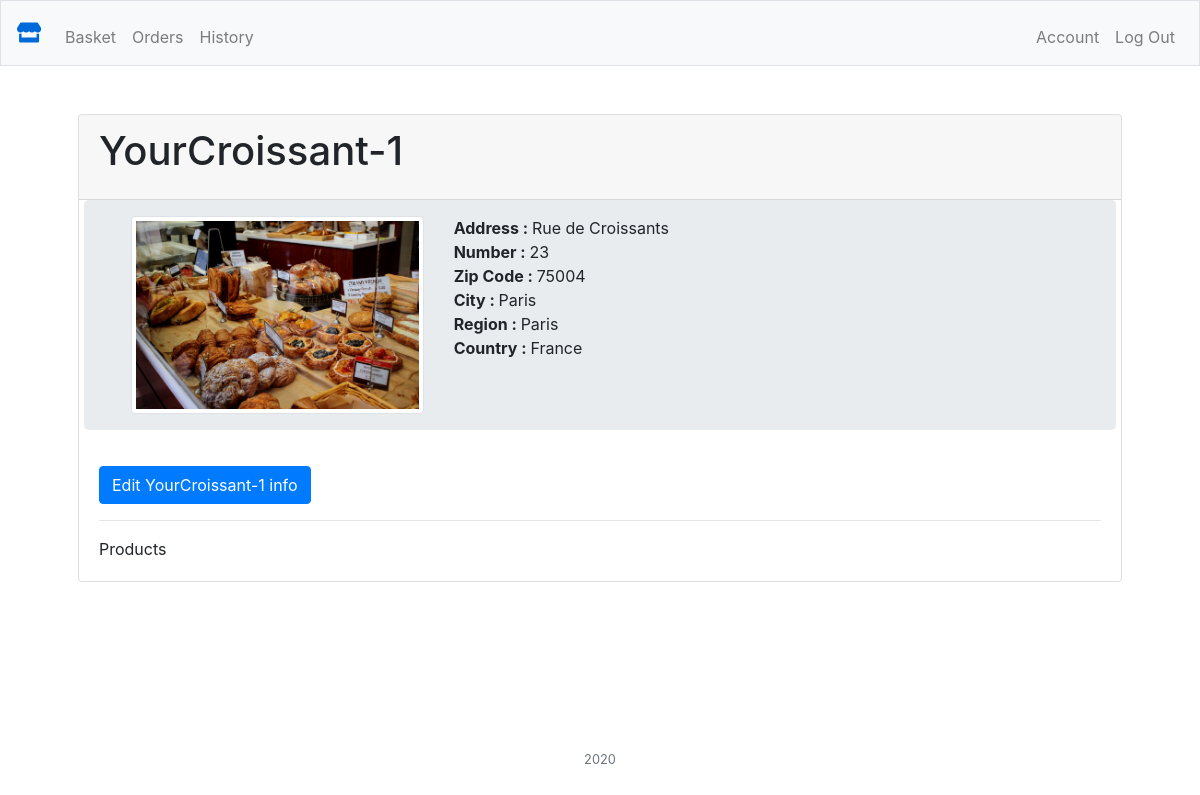
Screenshot of /store/1 (signed in) with the database file from the repository.
### tables this page shows
CREATE TABLE "stores" (
	"id"	INTEGER NOT NULL UNIQUE,
	"name"	TEXT NOT NULL,
	"address_id"	INTEGER NOT NULL,
	"business_id"	INTEGER NOT NULL,
	"front_pic"	TEXT,
	PRIMARY KEY("id" AUTOINCREMENT)
);

CREATE TABLE "addresses" (
	"id"	INTEGER NOT NULL PRIMARY KEY AUTOINCREMENT UNIQUE,
	"street"	TEXT NOT NULL,
	"number"	INTEGER NOT NULL,
	"zip_code"	TEXT NOT NULL,
	"city"	TEXT NOT NULL,
	"region"	TEXT NOT NULL,
	"country"	TEXT NOT NULL
);

### controller.py (the view)
@app.route("/store/<id>")
@login_required
def store(id):
    validate_user(id)
    store_query = str(db.execute(f"SELECT s.id AS store_id, s.name, s.front_pic, a.* FROM stores AS s INNER JOIN addresses AS a ON s.address_id = a.id INNER JOIN business AS b ON s.business_id = b.id WHERE s.id = :store AND b.user_id = :user",
        store=int(id), user=session['user_id']))
    store = ast.literal_eval(store_query[1:len(store_query)-1])
    products = db.execute(f"SELECT p.* FROM products AS p INNER JOIN business AS b ON p.business_id = b.id INNER JOIN stores AS s ON b.id = s.business_id WHERE s.id = :store AND b.user_id = :user",
        store=int(id), user=session['user_id'])
    return render_template(STORE_PAGE, store=store, products=products)

### app.py (called while the page is built)
@app.after_request
def after_request(response):
    response.headers["Cache-Control"] = "no-cache, no-store, must-revalidate"
    response.headers["Expires"] = 0
    response.headers["Pragma"] = "no-cache"
    return response

### utils.py (called while the page is built)
def login_required(f):
    @wraps(f)
    def decorated_function(*args, **kwargs):
        if session.get("user_id") is None:
            return redirect(url_for(LOGIN, next=request.url))
        return f(*args, **kwargs)
    return decorated_function

def validate_user(id):
    validate_user = db.execute(f"SELECT s.id FROM stores AS s INNER JOIN business AS b ON s.business_id = b.id WHERE s.id = :store AND b.user_id = :user",
        store=id, user=session['user_id'])
    if int(id) is not validate_user[0]["id"]:
        return "You have no permission to access this page"

### templates/store.html (shortened to what this page needs)
{% extends "index.html" %}
{% block main %}
    <div class="card">
        <div class="card-header">
            <h1 class="card-title">{{ store["name"] }}</h1>
        </div>
        <div class="card-body">
            <div class="row jumbotron">
                <div class="col-12 col-sm-6 col-md-4 ">
                    <img src="{{ url_for('static',  filename= store.front_pic) }}"  alt="store picture" class="img-thumbnail"/>
                </div>
                <div class="col-12  mb-3 col-md-4 mb-md-0">
                    <div><b>Address : </b>{{ store["street"] }}</div>
                    <div><b>Number : </b>{{ store["number"] }}</div>
                    <div><b>Zip Code : </b>{{ store["zip_code"] }}</div>
                    <div><b>City : </b>{{ store["city"] }}</div>
                    <div><b>Region : </b>{{ store["region"] }}</div>
                    <div><b>Country : </b>{{ store["country"] }}</div>
                </div>
            </div>
            <a href="{{ url_for('edit', id=store['store_id']) }}" class="btn btn-primary mt-1">Edit {{ store["name"]}} info</a>
            <hr>
            <div>
                Products
            </div>
        </div>
    </div>
{% endblock %}

### templates/index.html (shortened to what this page needs)
{% extends "base_layout.html" %}
{% block tabs %}
    {% if session.user_id %}
    <ul class="navbar-nav mr-auto mt-2">
        {% if session.type == "customer" %}
        <li class="nav-item" id="nav-basket"><a class="nav-link" href="{{ url_for('basket') }}">Basket</a></li>
        {% else %}
        <li class="nav-item" id="nav-product"><a class="nav-link" href="{{ url_for('product') }}">Products</a></li>
        {% endif %}
        <li class="nav-item" id="nav-order"><a class="nav-link" href="{{ url_for('order', typeId=1) }}">Orders</a></li>
        <li class="nav-item" id="nav-history"><a class="nav-link" href="{{ url_for('order', typeId=0) }}">History</a></li>
    </ul>
    <ul class="navbar-nav ml-auto mt-2">
        <li class="nav-item" id="nav-account"><a class="nav-link" href="{{ url_for('account') }}">Account</a></li>
        <li class="nav-item"><a class="nav-link" href="{{ url_for('logout') }}">Log Out</a></li>
    </ul>
    {% else %}
    <ul class="navbar-nav mr-auto mt-2">
        <li class="nav-item" id="nav-basket"><a class="nav-link" href="{{ url_for('basket') }}">Basket</a></li>
    </ul>
    {% endif %}
{% endblock %}

### templates/base_layout.html (shortened to what this page needs)
<!DOCTYPE html>
<html lang="en">
    <head>
        <link href="https://maxcdn.bootstrapcdn.com/bootstrap/4.1.3/css/bootstrap.min.css" rel="stylesheet">
        <link href="/static/style.css" rel="stylesheet">
        <link rel="stylesheet" href="https://use.fontawesome.com/releases/v5.6.3/css/all.css"crossorigin="anonymous"/>
    </head>
    <body>
        <nav class="navbar navbar-expand-md navbar-light bg-light border">
            <a class="navbar-brand" href="/"><i class="fas fa-store blue"></i></span></a>
            <div class="collapse navbar-collapse" id="navbar">
            {% block tabs %} {% endblock %}
            </div>
        </nav>
        <main class="container p-5">
            {% block main %}{% endblock %}
        </main>
        <footer class="small text-center text-muted">
            2020
        </footer>
    </body>
</html>

### static/style.css (style rules this page uses)
body { min-height:100vh; margin:0; position:relative; }
body::after { content: ''; display: block; height: 50px; }
footer { position: absolute; bottom: 0; width: 100%; height: 50px; }
.blue { color : #0069d9; }
.jumbotron { margin-top : -20px; padding: 1rem 2rem; }

### rows the page displays
stores: name "YourCroissant-1"
addresses: street "Rue de Croissants", country "France"

### other values shown
{{ store["number"] }} "23"
{{ store["zip_code"] }} "75004"
{{ store["city"] }} "Paris"
{{ store["region"] }} "Paris"
